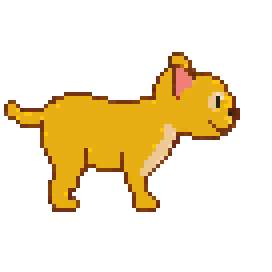
#> input picture cute_orange_cat/animations/angry/east/frame_001.png, 68 x 68 px (shown 4 times larger)
$ python -i sd_postprocess.py   (imports and definitions only)
#> lines starting #> are read from the running program, lines starting #| are printed output that depends on the picture; after the words box and inside, x2 and y2 are one past the last pixel; in counts of white or black regions, pixels touching at a corner belong together
#> further down, picture is the input picture: PIL image 68x68 RGBA; mean R, G, B, A 48.8, 35.2, 6.3, 59.2
#!/usr/bin/env python3
"""Post-process raw SD outputs into CATAI-ready sprites.

Usage:
    python3 scripts/sd_postprocess.py <input_dir> <output_base>

Input:  flat directory of PNGs named  <char>__<anim>__<dir>__<frame>.png
        e.g.  orange_tabby__running-8-frames__east__000.png
Output: <output_base>/<char>/animations/<anim>/<dir>/frame_NNN.png

Dependencies:
    pip install rembg pillow
"""
import os, sys, re
from PIL import Image

try:
    from rembg import remove as rembg_remove
    HAS_REMBG = True
except ImportError:
    print("Warning: rembg not installed — skipping background removal")
    HAS_REMBG = False

TARGET_SIZE = 32   # final sprite size in pixels

def palette_quantize(img: Image.Image, n_colors: int = 24) -> Image.Image:
    """Quantize to n_colors while preserving transparency."""
#> called with n_colors = 24
    rgb  = img.convert("RGB")
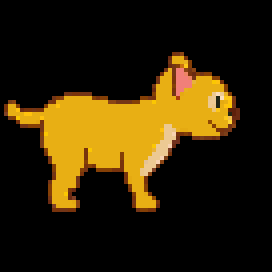
#> rgb: PIL image 68x68 RGB (shown 4 times larger); mean R, G, B 48.8, 35.2, 6.3
    mask = img.split()[3]
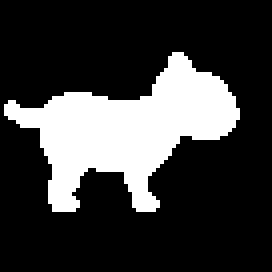
#> mask: PIL image 68x68 L (shown 4 times larger); 23.2% white; 1 white region, box (x1, y1, x2, y2) and area: (1, 13, 60, 53) 1074
    q    = rgb.quantize(colors=n_colors, method=Image.Quantize.MEDIANCUT)
    out  = q.convert("RGBA")
    out.putalpha(mask)
    return out

# [50 lines left out: functions process, main, not called in this run]

# [2 lines not run here, left out]

>>> from PIL import Image
>>> picture = Image.open('../cute_orange_cat/animations/angry/east/frame_001.png')
>>> result = palette_quantize(picture)

$ run again, on cute_orange_cat/animations/angry/north-west/frame_004.png
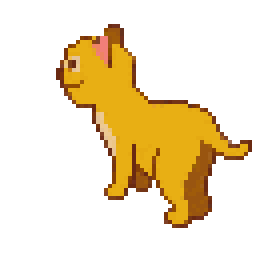
#> input picture cute_orange_cat/animations/angry/north-west/frame_004.png, 68 x 68 px (shown 4 times larger)
#> picture is the input picture: PIL image 68x68 RGBA; mean R, G, B, A 46.8, 32.9, 5.6, 58.8
#> in palette_quantize, `rgb  = img.convert("RGB")`:
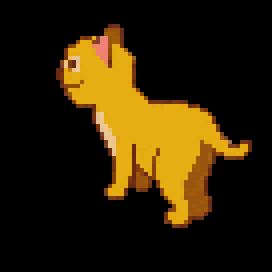
#> rgb: PIL image 68x68 RGB (shown 4 times larger); mean R, G, B 46.8, 32.9, 5.6
#> in palette_quantize, `mask = img.split()[3]`:
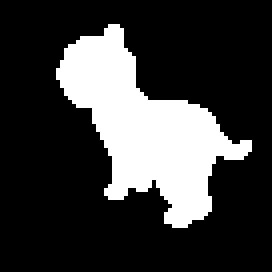
#> mask: PIL image 68x68 L (shown 4 times larger); 23.1% white; 1 white region, box (x1, y1, x2, y2) and area: (14, 6, 63, 57) 1067
